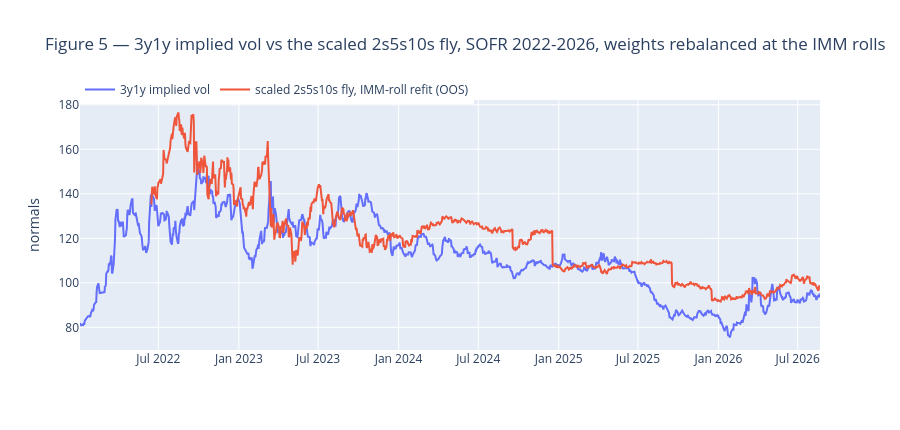

The notebook cell saved with this chart:
### Markdown cell above
### Figure 5 — 3y1y implied vol vs the scaled fly, same method

### Code cell
W5, FIT5 = imm_refit(P["nvol_3y1y"], P, "fly", FIT_WINDOW_BD)
_j5 = pd.concat([P["nvol_3y1y"].rename("y"), FIT5.rename("f")], axis=1).dropna()
print(f"fly-constrained, refit quarterly: w2 median {W5['w2'].median():.3f} "
      f"[{W5['w2'].min():.3f}, {W5['w2'].max():.3f}], "
      f"b median {W5['b'].median():.1f}")
print(f"Citi 2017 (ED): {CFG.fig5_a} + {CFG.fig5_b} * "
      f"(-{CFG.fig5_w2}*r2 + r5 - {CFG.fig5_w10}*r10), level corr "
      f"{CFG.fig5_corr:.2f}")
print(f"\nout-of-sample level correlation here: {_j5['y'].corr(_j5['f']):+.4f} "
      f"on {len(_j5)} dates")

_f = go.Figure()
_f.add_trace(go.Scatter(x=P.index, y=P["nvol_3y1y"], name="3y1y implied vol"))
_f.add_trace(go.Scatter(x=FIT5.dropna().index, y=FIT5.dropna(),
                        name="scaled 2s5s10s fly, IMM-roll refit (OOS)"))
_f.update_layout(title="Figure 5 — 3y1y implied vol vs the scaled 2s5s10s fly, "
                       "SOFR 2022-2026, weights rebalanced at the IMM rolls",
                 yaxis_title="normals", height=430,
                 legend=dict(orientation="h", y=1.10))
_f.show()

### Figure 1 — Plotly figure (JSON) as saved in the notebook; plotly's stock layout.template omitted (floating-point values rounded to 4 significant figures; data arrays with more than 128 entries replaced by an {"elided": "..."} marker saying what was removed)
{"data": [{"name": "3y1y implied vol", "type": "scatter", "x": {"elided": "1159 str values"}, "y": {"elided": "1159 float values"}}, {"name": "scaled 2s5s10s fly, IMM-roll refit (OOS)", "type": "scatter", "x": {"elided": "1046 str values"}, "y": {"elided": "1046 float values"}}], "layout": {"height": 430, "legend": {"orientation": "h", "y": 1.1}, "title": {"text": "Figure 5 — 3y1y implied vol vs the scaled 2s5s10s fly, SOFR 2022-2026, weights rebalanced at the IMM rolls"}, "yaxis": {"title": {"text": "normals"}}}}
